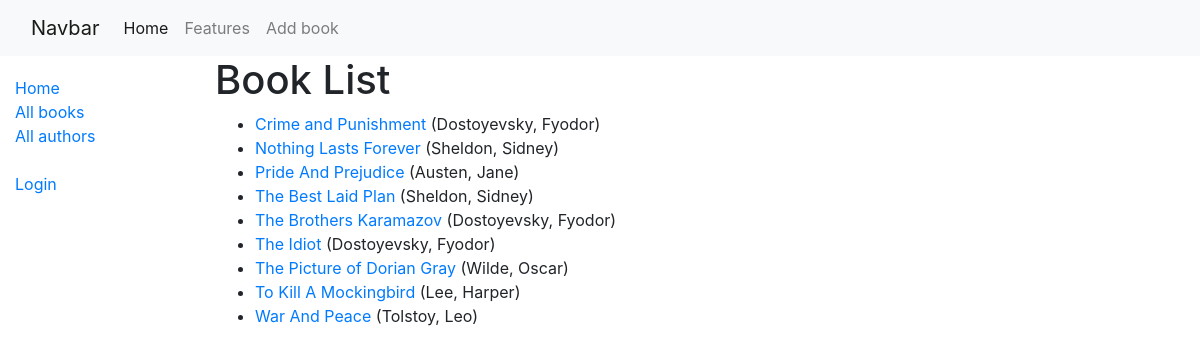
/catalog/books/, run on the app's committed database.
### catalog/models.py (models this page shows, shortened)
class Book(models.Model):
    title = models.CharField(max_length=200)
    author = models.ForeignKey('Author', on_delete=models.SET_NULL, null=True)
    summary = models.TextField(max_length=1000, help_text="Enter a brief description of the book")
    isbn = models.CharField('ISBN', max_length=13,
                            unique=True,
                            help_text='13 Character <a href="https://www.isbn-international.org/content/what-isbn'
                                      '">ISBN number</a>')
    genre = models.ManyToManyField(Genre, help_text="Select a genre for this book")
    language = models.ForeignKey('Language', on_delete=models.SET_NULL, null=True)
    class Meta:
        ordering = ['title', 'author']
    def display_genre(self):
        """Creates a string for the Genre. This is required to display genre in Admin."""
        return ', '.join([genre.name for genre in self.genre.all()[:3]])
    display_genre.short_description = 'Genre'
    def get_absolute_url(self):
        return reverse('book-detail', args=[str(self.id)])

class Author(models.Model):
    first_name = models.CharField(max_length=100)
    last_name = models.CharField(max_length=100)
    date_of_birth = models.DateField(null=True, blank=True)
    date_of_death = models.DateField('Died', null=True, blank=True)
    class Meta:
        ordering = ['last_name', 'first_name']
    def __str__(self):
        return f'{self.last_name}, {self.first_name}'

### catalog/views.py (the view)
# urls.py: path('books/', views.BookListView.as_view(), name='books'),
class BookListView(generic.ListView):
    model = Book
    paginate_by = 15

### catalog/templates/catalog/book_list.html
{% extends "base_generic.html" %}
{%block content %}
 <h1>Book List</h1>
 {% if book_list %}
 <ul>
     {% for book in book_list %}
      <li>
          <a href="{{ book.get_absolute_url }}">{{book.title}}</a> ({{book.author}})
      </li>
     {% endfor%}
 </ul>
{% else %}
 <p>There are no books in the library</p>
{% endif %}
{% endblock %}

### catalog/templates/base_generic.html (shortened to what this page needs)
<!DOCTYPE html>
<html lang="en">
<head>
  <link rel="stylesheet" href="https://cdn.jsdelivr.net/npm/bootstrap@4.5.3/dist/css/bootstrap.min.css">
  {% load static %}
  <link rel="stylesheet" href="{% static 'css/styles.css' %}">
</head>
<body>
<nav class="navbar navbar-expand-lg navbar-light bg-light">
  <div class="container-fluid">
    <a class="navbar-brand" href="#">Navbar</a>
    <div class="collapse navbar-collapse" id="navbarNavDropdown">
      <ul class="navbar-nav">
        <li class="nav-item">
          <a class="nav-link active" aria-current="page" href="{%url 'index'%}">Home</a>
        </li>
        <li class="nav-item">
          <a class="nav-link" href="#">Features</a>
        </li>
        <li class="nav-item">
          <a class="nav-link" href="{% url 'book-create' %}">Add book</a>
        </li>
      </ul>
    </div>
  </div>
</nav>
  <div class="container-fluid">
    <div class="row">
      <div class="col-sm-2">
      {% block sidebar %}
        <ul class="sidebar-nav">
          <li><a href="{% url 'index' %}">Home</a></li>
          <li><a href="{% url 'books' %}">All books</a></li>
          <li><a href="{% url 'authors'%}">All authors</a></li>
          <br>
          {% if user.is_authenticated %}
            <li>User: {{user.get_username}}</li>
            <li><a href="{% url 'my-borrowed' %}">My Borrowed</a></li>
            <li><a href="{% url 'logout'%}?next={{request.path}}">Logout</a></li>
            <hr>
            <li>Staff</li>
            <li><a href="{%  url 'all-borrowed-books' %}">All borrowed books</a></li>
          {% else %}
            <li><a href="{% url 'login'%}?next={{request.path}}">Login</a></li>
          {% endif %}
        </ul>
     {% endblock %}
      </div>
        <div class="col-sm-10 ">
          {% block content %}
          {% endblock %}
        </div>
    </div>
  </div>
</body>
</html>

### catalog/static/css/styles.css (style rules this page uses)
.sidebar-nav { margin-top: 20px; padding: 0; list-style: none; }

### data on the page
Book: title "Crime and Punishment", author "Dostoyevsky, Fyodor"
Book: title "Nothing Lasts Forever", author "Sheldon, Sidney"
Book: title "Pride And Prejudice", author "Austen, Jane"
Book: title "The Best Laid Plan", author "Sheldon, Sidney"
Book: title "The Brothers Karamazov", author "Dostoyevsky, Fyodor"
Book: title "The Idiot", author "Dostoyevsky, Fyodor"
Book: title "The Picture of Dorian Gray", author "Wilde, Oscar"
Book: title "To Kill A Mockingbird", author "Lee, Harper"
Book: title "War And Peace", author "Tolstoy, Leo"
